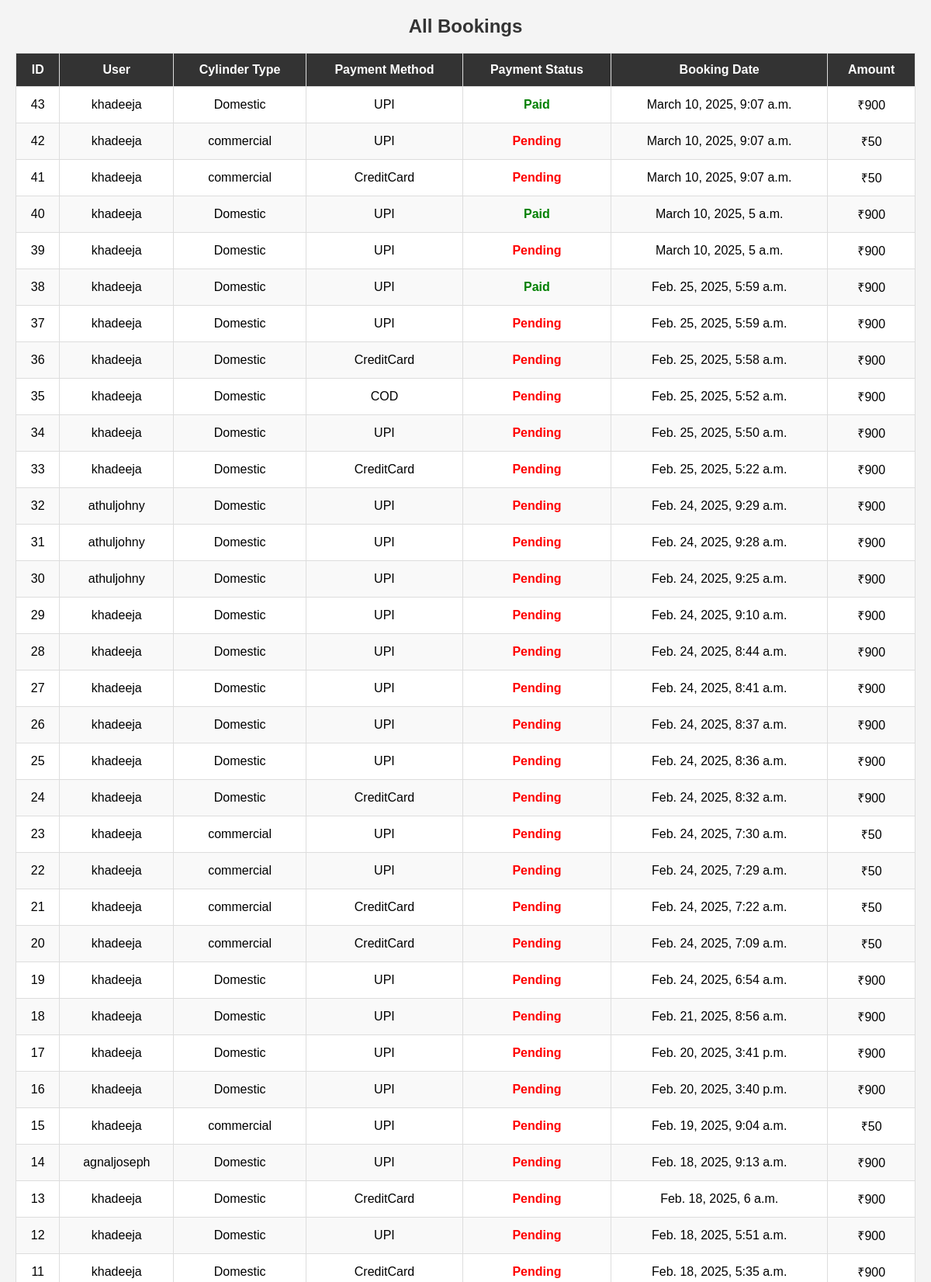
/bookings/ (signed in, upper part), run on the app's committed database.
### booking/models.py (models this page shows, shortened)
class CylinderBooking(models.Model):
    PAYMENT_METHOD_CHOICES = [
        ('UPI', 'UPI'),
        ('CreditCard', 'Credit Card'),
        ('COD', 'Cash on Delivery')
    ]
    CYLINDER_TYPE_CHOICE=[
        ('Domestic','Domestic'),
        ('commercial','Commercial')
    ]
    user = models.ForeignKey(CustomUser, on_delete=models.CASCADE)
    cylinder_type = models.CharField(max_length=20,choices=CYLINDER_TYPE_CHOICE)
    payment_method = models.CharField(max_length=20, choices=PAYMENT_METHOD_CHOICES)
    payment_status = models.BooleanField(default=False)
    booking_date = models.DateTimeField(auto_now_add=True
    )
    delivery_staff = models.ForeignKey(DeliveryStaff, null=True, blank=True, on_delete=models.SET_NULL)
    def calculate_amount(self):
        base_amount = 0
        if self.cylinder_type == 'Domestic':
            base_amount = 850
        elif self.cylinder_type == 'Commercial':
            base_amount = 1100
        delivery_charge = 50
        total_amount = base_amount + delivery_charge
        return total_amount

class CustomUser(AbstractUser):
    phone = models.IntegerField(null=True, blank=True,unique=True)

### booking/views.py (the view)
# urls.py: path('bookings/',views.AdminBookingListView.as_view(), name='admin_bookings'),
@method_decorator(decs,name="dispatch")
class AdminBookingListView(ListView):
    model = CylinderBooking
    template_name = 'booking_list.html'  # Create this template
    context_object_name = 'bookings'
    ordering = ['-booking_date']

### booking/templates/booking_list.html (shortened to what this page needs)
<!DOCTYPE html>
<html lang="en">
<head>
</head>
<body>
    <h2>All Bookings</h2>
    <table>
        <thead>
            <tr>
                <th>ID</th>
                <th>User</th>
                <th>Cylinder Type</th>
                <th>Payment Method</th>
                <th>Payment Status</th>
                <th>Booking Date</th>
                <th>Amount</th>
            </tr>
        </thead>
        <tbody>
            {% for booking in bookings %}
            <tr>
                <td>{{ booking.id }}</td>
                <td>{{ booking.user.username }}</td>
                <td>{{ booking.cylinder_type }}</td>
                <td>{{ booking.payment_method }}</td>
                <td>
                    {% if booking.payment_status %}
                        <span class="status-paid">Paid</span>
                    {% else %}
                        <span class="status-pending">Pending</span>
                    {% endif %}
                </td>
                <td>{{ booking.booking_date }}</td>
                <td>₹{{ booking.calculate_amount }}</td>
            </tr>
            {% empty %}
            <tr>
                <td colspan="7">No bookings found.</td>
            </tr>
            {% endfor %}
        </tbody>
    </table>
</body>
</html>

### booking/templates/booking_list.html (style rules this page uses)
body { font-family: Arial, sans-serif; margin: 20px; padding: 0; background-color: #f4f4f4; }
h2 { text-align: center; color: #333; }
table { width: 100%; border-collapse: collapse; margin-top: 20px; background: white; }
th, td { padding: 12px; border: 1px solid #ddd; text-align: center; }
th { background-color: #333; color: white; }
tr:nth-child(even) { background-color: #f9f9f9; }
.status-paid { color: green; font-weight: bold; }
.status-pending { color: red; font-weight: bold; }

### data on the page
CylinderBooking: id "43", user.username "khadeeja", cylinder_type "Domestic", payment_method "UPI", payment_status "Paid", booking_date "March 10, 2025, 9:07 a.m.", calculate_amount "900"
CylinderBooking: id "42", user.username "khadeeja", cylinder_type "commercial", payment_method "UPI", payment_status "Pending", booking_date "March 10, 2025, 9:07 a.m.", calculate_amount "50"
CylinderBooking: id "41", user.username "khadeeja", cylinder_type "commercial", payment_method "CreditCard", payment_status "Pending", booking_date "March 10, 2025, 9:07 a.m.", calculate_amount "50"
CylinderBooking: id "40", user.username "khadeeja", cylinder_type "Domestic", payment_method "UPI", payment_status "Paid", booking_date "March 10, 2025, 5 a.m.", calculate_amount "900"
CylinderBooking: id "39", user.username "khadeeja", cylinder_type "Domestic", payment_method "UPI", payment_status "Pending", booking_date "March 10, 2025, 5 a.m.", calculate_amount "900"
CylinderBooking: id "38", user.username "khadeeja", cylinder_type "Domestic", payment_method "UPI", payment_status "Paid", booking_date "Feb. 25, 2025, 5:59 a.m.", calculate_amount "900"
CylinderBooking: id "37", user.username "khadeeja", cylinder_type "Domestic", payment_method "UPI", payment_status "Pending", booking_date "Feb. 25, 2025, 5:59 a.m.", calculate_amount "900"
CylinderBooking: id "36", user.username "khadeeja", cylinder_type "Domestic", payment_method "CreditCard", payment_status "Pending", booking_date "Feb. 25, 2025, 5:58 a.m.", calculate_amount "900"
CylinderBooking: id "35", user.username "khadeeja", cylinder_type "Domestic", payment_method "COD", payment_status "Pending", booking_date "Feb. 25, 2025, 5:52 a.m.", calculate_amount "900"
CylinderBooking: id "34", user.username "khadeeja", cylinder_type "Domestic", payment_method "UPI", payment_status "Pending", booking_date "Feb. 25, 2025, 5:50 a.m.", calculate_amount "900"
CylinderBooking: id "33", user.username "khadeeja", cylinder_type "Domestic", payment_method "CreditCard", payment_status "Pending", booking_date "Feb. 25, 2025, 5:22 a.m.", calculate_amount "900"
CylinderBooking: id "32", user.username "athuljohny", cylinder_type "Domestic", payment_method "UPI", payment_status "Pending", booking_date "Feb. 24, 2025, 9:29 a.m.", calculate_amount "900"
CylinderBooking: id "31", user.username "athuljohny", cylinder_type "Domestic", payment_method "UPI", payment_status "Pending", booking_date "Feb. 24, 2025, 9:28 a.m.", calculate_amount "900"
CylinderBooking: id "30", user.username "athuljohny", cylinder_type "Domestic", payment_method "UPI", payment_status "Pending", booking_date "Feb. 24, 2025, 9:25 a.m.", calculate_amount "900"
CylinderBooking: id "29", user.username "khadeeja", cylinder_type "Domestic", payment_method "UPI", payment_status "Pending", booking_date "Feb. 24, 2025, 9:10 a.m.", calculate_amount "900"
CylinderBooking: id "28", user.username "khadeeja", cylinder_type "Domestic", payment_method "UPI", payment_status "Pending", booking_date "Feb. 24, 2025, 8:44 a.m.", calculate_amount "900"
CylinderBooking: id "27", user.username "khadeeja", cylinder_type "Domestic", payment_method "UPI", payment_status "Pending", booking_date "Feb. 24, 2025, 8:41 a.m.", calculate_amount "900"
CylinderBooking: id "26", user.username "khadeeja", cylinder_type "Domestic", payment_method "UPI", payment_status "Pending", booking_date "Feb. 24, 2025, 8:37 a.m.", calculate_amount "900"
CylinderBooking: id "25", user.username "khadeeja", cylinder_type "Domestic", payment_method "UPI", payment_status "Pending", booking_date "Feb. 24, 2025, 8:36 a.m.", calculate_amount "900"
CylinderBooking: id "24", user.username "khadeeja", cylinder_type "Domestic", payment_method "CreditCard", payment_status "Pending", booking_date "Feb. 24, 2025, 8:32 a.m.", calculate_amount "900"
CylinderBooking: id "23", user.username "khadeeja", cylinder_type "commercial", payment_method "UPI", payment_status "Pending", booking_date "Feb. 24, 2025, 7:30 a.m.", calculate_amount "50"
CylinderBooking: id "22", user.username "khadeeja", cylinder_type "commercial", payment_method "UPI", payment_status "Pending", booking_date "Feb. 24, 2025, 7:29 a.m.", calculate_amount "50"
CylinderBooking: id "21", user.username "khadeeja", cylinder_type "commercial", payment_method "CreditCard", payment_status "Pending", booking_date "Feb. 24, 2025, 7:22 a.m.", calculate_amount "50"
CylinderBooking: id "20", user.username "khadeeja", cylinder_type "commercial", payment_method "CreditCard", payment_status "Pending", booking_date "Feb. 24, 2025, 7:09 a.m.", calculate_amount "50"
CylinderBooking: id "19", user.username "khadeeja", cylinder_type "Domestic", payment_method "UPI", payment_status "Pending", booking_date "Feb. 24, 2025, 6:54 a.m.", calculate_amount "900"
CylinderBooking: id "18", user.username "khadeeja", cylinder_type "Domestic", payment_method "UPI", payment_status "Pending", booking_date "Feb. 21, 2025, 8:56 a.m.", calculate_amount "900"
CylinderBooking: id "17", user.username "khadeeja", cylinder_type "Domestic", payment_method "UPI", payment_status "Pending", booking_date "Feb. 20, 2025, 3:41 p.m.", calculate_amount "900"
CylinderBooking: id "16", user.username "khadeeja", cylinder_type "Domestic", payment_method "UPI", payment_status "Pending", booking_date "Feb. 20, 2025, 3:40 p.m.", calculate_amount "900"
CylinderBooking: id "15", user.username "khadeeja", cylinder_type "commercial", payment_method "UPI", payment_status "Pending", booking_date "Feb. 19, 2025, 9:04 a.m.", calculate_amount "50"
CylinderBooking: id "14", user.username "agnaljoseph", cylinder_type "Domestic", payment_method "UPI", payment_status "Pending", booking_date "Feb. 18, 2025, 9:13 a.m.", calculate_amount "900"
CylinderBooking: id "13", user.username "khadeeja", cylinder_type "Domestic", payment_method "CreditCard", payment_status "Pending", booking_date "Feb. 18, 2025, 6 a.m.", calculate_amount "900"
CylinderBooking: id "12", user.username "khadeeja", cylinder_type "Domestic", payment_method "UPI", payment_status "Pending", booking_date "Feb. 18, 2025, 5:51 a.m.", calculate_amount "900"
CylinderBooking: id "11", user.username "khadeeja", cylinder_type "Domestic", payment_method "CreditCard", payment_status "Pending", booking_date "Feb. 18, 2025, 5:35 a.m.", calculate_amount "900"
